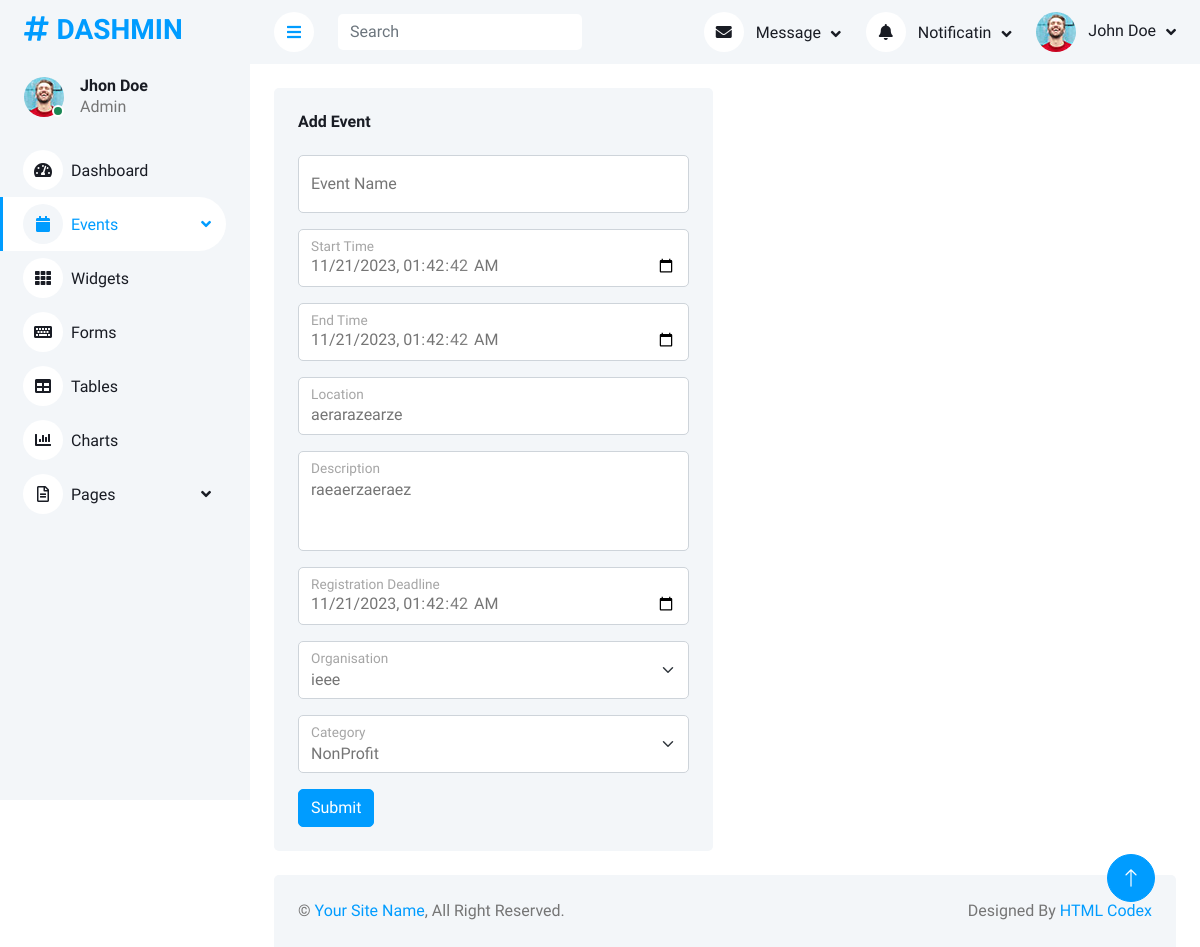
Page /View/BackOffice/UpdateEvent.php?id=10 on the committed database.
### tables this page shows
CREATE TABLE `events` (
  `id` int(11) NOT NULL,
  `name` varchar(255) NOT NULL,
  `startTime` datetime NOT NULL,
  `endTime` datetime NOT NULL,
  `location` varchar(255) NOT NULL,
  `description` varchar(255) NOT NULL,
  `registrationDeadline` datetime NOT NULL,
  `organisationID` int(11) NOT NULL,
  `categoryID` int(11) NOT NULL
);

### Controller/EventController.php (called while the page is built, shortened)
<?php
class EventController
{
    static function getOne(int $id)
    {
        $query = "SELECT * FROM events WHERE id = $id";
        $db = Database::getConnection();
        return $db->query($query)->fetch();
    }
}

### Controller/OrganisationController.php (called while the page is built, shortened)
<?php
class OrganisationController
{
    static function getAll(): array
    {
        $pdo = Database::getConnection();
        $query = $pdo->prepare("SELECT * FROM organisations");
        $query->execute();
        return $query->fetchAll();
    }
}

### Controller/EventCategoryController.php (called while the page is built, shortened)
<?php
class EventCategoryController {
    static function getAll(): bool|array
    {
        $query = "SELECT * FROM eventcategories";
        $db = Database::getConnection();
        return $db->query($query)->fetchAll();
    }
}

### View/BackOffice/UpdateEvent.php (the view, shortened to what this page needs)
<?php
include_once '../../Controller/EventController.php';
include_once '../../Controller/EventCategoryController.php';
include_once '../../Controller/OrganisationController.php';
$organisations = OrganisationController::getAll();
$categories = EventCategoryController::getAll();
if (isset($_GET['id']))
    $event = EventController::getOne($_GET['id']);
else
    header("Location: index.php");
?>
<!DOCTYPE html>
<html lang="en">
<head>
    <link href="https://cdnjs.cloudflare.com/ajax/libs/font-awesome/5.10.0/css/all.min.css" rel="stylesheet">
    <link href="https://cdn.jsdelivr.net/npm/bootstrap-icons@1.4.1/font/bootstrap-icons.css" rel="stylesheet">
    <link href="lib/owlcarousel/assets/owl.carousel.min.css" rel="stylesheet">
    <link href="lib/tempusdominus/css/tempusdominus-bootstrap-4.min.css" rel="stylesheet"/>
    <link href="css/bootstrap.min.css" rel="stylesheet">
    <link href="css/style.css" rel="stylesheet">
</head>
<body>
<div class="container-fluid position-relative bg-white d-flex p-0">
    <?php include_once 'components/sidebarEvent.php' ?>
    <div class="content">
        <?php include_once 'components/navbar.php' ?>
        <div class="container-fluid pt-4 px-4">
            <div class="row g-4">
                <div class="col-sm-12 col-xl-6">
                    <div class="bg-light rounded h-100 p-4">
                        <h6 class="mb-4">Add Event</h6>
                        <form method="post" name="eventForm" onsubmit="return validateForm()">
                            <div class="form-floating mb-3">
                                <input type="text" class="form-control" id="floatingInput" value="<?= $event['name'] ?>"
                                       placeholder="Event Name" name="name">
                                <label for="floatingInput">Event Name</label>
                            </div>
                            <div class="form-floating mb-3">
                                <input type="datetime-local" class="form-control" id="floatingPassword"
                                       value="<?= $event['startTime'] ?>"
                                       placeholder="Start Date-Time" name="startTime">
                                <label for="floatingPassword">Start Time</label>
                            </div>
                            <div class="form-floating mb-3">
                                <input type="datetime-local" class="form-control" id="floatingPassword"
                                       value="<?= $event['endTime'] ?>"
                                       placeholder="End Date-Time" name="endTime">
                                <label for="floatingPassword">End Time</label>
                            </div>
                            <div class="form-floating mb-3">
                                <input type="text" class="form-control" id="floatingPassword"
                                       value="<?= $event['location'] ?>"
                                       placeholder="Location" name="location">
                                <label for="floatingPassword">Location</label>
                            </div>
                            <div class="form-floating mb-3">
                                <textarea class="form-control" placeholder="Description" name="description"
                                          id="floatingTextarea"
                                          style="height: 100px;resize: none"><?= $event['description'] ?></textarea>
                                <label for="floatingTextarea">Description</label>
                            </div>
                            <div class="form-floating mb-3">
                                <input type="datetime-local" class="form-control" id="floatingPassword"
                                       value="<?= $event['registrationDeadline'] ?>"
                                       placeholder="Registration Deadline" name="registrationDeadline">
                                <label for="floatingPassword">Registration Deadline</label>
                            </div>
                            <div class="form-floating mb-3">
                                <select class="form-select" id="floatingSelect"
                                        aria-label="Floating label select example" name="organisation">
                                    <?php
                                    foreach ($organisations as $organisation)
                                        if ($organisation['id'] == $event['organisationID'])
                                            echo "<option value='$organisation[id]' selected>$organisation[name]</option>";
                                        else
                                            echo "<option value='$organisation[id]'>$organisation[name]</option>";
                                    ?>
                                </select>
                                <label for="floatingSelect">Organisation</label>
                            </div>
                            <div class="form-floating mb-3">
                                <select class="form-select" id="floatingSelect"
                                        aria-label="Floating label select example" name="category">
                                    <?php
                                    foreach ($categories as $category)
                                        if ($event['categoryID'] == $category['id'])
                                            echo "<option value='$category[id]' selected>$category[name]</option>";
                                        else
                                            echo "<option value='$category[id]'>$category[name]</option>";
                                    ?>
                                </select>
                                <label for="floatingSelect">Category</label>
                            </div>
                            <button type="submit" class="btn btn-primary" name="submit">Submit</button>
                        </form>
                    </div>
                </div>
            </div>
        </div>
        <div class="container-fluid pt-4 px-4">
            <div class="bg-light rounded-top p-4">
                <div class="row">
                    <div class="col-12 col-sm-6 text-center text-sm-start">
                        &copy; <a href="#">Your Site Name</a>, All Right Reserved.
                    </div>
                    <div class="col-12 col-sm-6 text-center text-sm-end">
                        Designed By <a href="https://htmlcodex.com">HTML Codex</a>
                    </div>
                </div>
            </div>
        </div>
    </div>
    <a href="#" class="btn btn-lg btn-primary btn-lg-square back-to-top"><i class="bi bi-arrow-up"></i></a>
</div>
</body>
</html>

### View/BackOffice/css/style.css (style rules this page uses)
:root { --primary: #009CFF; --light: #F3F6F9; --dark: #191C24; }
.back-to-top { position: fixed; display: none; right: 45px; bottom: 45px; z-index: 99; }
.btn { transition: .5s; }
.btn.btn-primary { color: #FFFFFF; }
.btn-lg-square { width: 48px; height: 48px; }
.btn-square, .btn-sm-square, .btn-lg-square { padding: 0; display: inline-flex; align-items: center; justify-content: center; font-weight: normal; border-radius: 50px; }
.content { margin-left: 250px; min-height: 100vh; background: #FFFFFF; transition: 0.5s; }
@media (min-width: 992px) { .content { width: calc(100% - 250px); } }

### rows in the picture
events: startTime "11/21/2023 01:42:42", endTime "11/21/2023 01:42:42", location "aerarazearze", description "raeaerzaeraez", registrationDeadline "11/21/2023 01:42:42"

### other values in the picture
form field organisation "ieee"
form field category "NonProfit"
